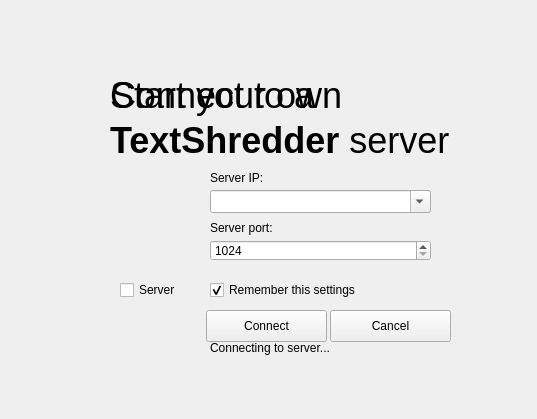
<?xml version="1.0" encoding="UTF-8"?>
<ui version="4.0">
 <class>MainWindow</class>
 <widget class="QMainWindow" name="MainWindow">
  <property name="geometry">
   <rect>
    <x>0</x>
    <y>0</y>
    <width>537</width>
    <height>419</height>
   </rect>
  </property>
  <property name="windowTitle">
   <string>TextShredder - Destiny</string>
  </property>
  <property name="windowOpacity">
   <double>1.000000000000000</double>
  </property>
  <widget class="QWidget" name="centralWidget">
   <widget class="QLabel" name="titleLabelClient">
    <property name="enabled">
     <bool>true</bool>
    </property>
    <property name="geometry">
     <rect>
      <x>110</x>
      <y>70</y>
      <width>451</width>
      <height>51</height>
     </rect>
    </property>
    <property name="font">
     <font>
      <pointsize>36</pointsize>
      <kerning>true</kerning>
     </font>
    </property>
    <property name="text">
     <string>&lt;!DOCTYPE HTML PUBLIC &quot;-//W3C//DTD HTML 4.0//EN&quot; &quot;http://www.w3.org/TR/REC-html40/strict.dtd&quot;&gt;
&lt;html&gt;&lt;head&gt;&lt;meta name=&quot;qrichtext&quot; content=&quot;1&quot; /&gt;&lt;style type=&quot;text/css&quot;&gt;
p, li { white-space: pre-wrap; }
&lt;/style&gt;&lt;/head&gt;&lt;body style=&quot; font-family:'Lucida Grande'; font-size:36px; font-weight:400; font-style:normal;&quot;&gt;
&lt;p style=&quot; margin-top:0px; margin-bottom:0px; margin-left:0px; margin-right:0px; -qt-block-indent:0; text-indent:0px;&quot;&gt;&lt;span style=&quot; font-family:'Cantarell';&quot;&gt;Connect to a&lt;/span&gt;&lt;/p&gt;&lt;/body&gt;&lt;/html&gt;</string>
    </property>
    <property name="textFormat">
     <enum>Qt::AutoText</enum>
    </property>
    <property name="scaledContents">
     <bool>false</bool>
    </property>
   </widget>
   <widget class="QSpinBox" name="serverPortInput">
    <property name="geometry">
     <rect>
      <x>210</x>
      <y>240</y>
      <width>221</width>
      <height>21</height>
     </rect>
    </property>
    <property name="minimum">
     <number>1024</number>
    </property>
    <property name="maximum">
     <number>9999</number>
    </property>
   </widget>
   <widget class="QLabel" name="serverIpLabel">
    <property name="geometry">
     <rect>
      <x>210</x>
      <y>170</y>
      <width>62</width>
      <height>16</height>
     </rect>
    </property>
    <property name="text">
     <string>Server IP:</string>
    </property>
   </widget>
   <widget class="QLabel" name="serverPortLabel">
    <property name="geometry">
     <rect>
      <x>210</x>
      <y>220</y>
      <width>81</width>
      <height>16</height>
     </rect>
    </property>
    <property name="text">
     <string>Server port:</string>
    </property>
   </widget>
   <widget class="QPushButton" name="connectButton">
    <property name="geometry">
     <rect>
      <x>206</x>
      <y>310</y>
      <width>121</width>
      <height>32</height>
     </rect>
    </property>
    <property name="text">
     <string>Connect</string>
    </property>
   </widget>
   <widget class="QPushButton" name="cancelButton">
    <property name="geometry">
     <rect>
      <x>330</x>
      <y>310</y>
      <width>121</width>
      <height>32</height>
     </rect>
    </property>
    <property name="text">
     <string>Cancel</string>
    </property>
   </widget>
   <widget class="QCheckBox" name="rememberSettingsInput">
    <property name="geometry">
     <rect>
      <x>210</x>
      <y>280</y>
      <width>221</width>
      <height>20</height>
     </rect>
    </property>
    <property name="text">
     <string>Remember this settings</string>
    </property>
    <property name="checked">
     <bool>true</bool>
    </property>
   </widget>
   <widget class="QCheckBox" name="isServerInput">
    <property name="geometry">
     <rect>
      <x>120</x>
      <y>280</y>
      <width>81</width>
      <height>20</height>
     </rect>
    </property>
    <property name="text">
     <string>Server</string>
    </property>
   </widget>
   <widget class="QLabel" name="avatarLabel">
    <property name="geometry">
     <rect>
      <x>110</x>
      <y>180</y>
      <width>81</width>
      <height>81</height>
     </rect>
    </property>
    <property name="text">
     <string/>
    </property>
    <property name="pixmap">
     <pixmap resource="images.qrc">:/ui/main/images/userfolder.svg</pixmap>
    </property>
    <property name="scaledContents">
     <bool>true</bool>
    </property>
   </widget>
   <widget class="QLabel" name="titleLabelServer">
    <property name="enabled">
     <bool>true</bool>
    </property>
    <property name="geometry">
     <rect>
      <x>110</x>
      <y>70</y>
      <width>451</width>
      <height>51</height>
     </rect>
    </property>
    <property name="font">
     <font>
      <pointsize>36</pointsize>
      <kerning>true</kerning>
     </font>
    </property>
    <property name="text">
     <string>&lt;!DOCTYPE HTML PUBLIC &quot;-//W3C//DTD HTML 4.0//EN&quot; &quot;http://www.w3.org/TR/REC-html40/strict.dtd&quot;&gt;
&lt;html&gt;&lt;head&gt;&lt;meta name=&quot;qrichtext&quot; content=&quot;1&quot; /&gt;&lt;style type=&quot;text/css&quot;&gt;
p, li { white-space: pre-wrap; }
&lt;/style&gt;&lt;/head&gt;&lt;body style=&quot; font-family:'Lucida Grande'; font-size:36px; font-weight:400; font-style:normal;&quot;&gt;
&lt;p style=&quot; margin-top:0px; margin-bottom:0px; margin-left:0px; margin-right:0px; -qt-block-indent:0; text-indent:0px;&quot;&gt;&lt;span style=&quot; font-family:'Cantarell'; font-size:36px;&quot;&gt;Start your own&lt;/span&gt;&lt;/p&gt;&lt;/body&gt;&lt;/html&gt;</string>
    </property>
    <property name="textFormat">
     <enum>Qt::AutoText</enum>
    </property>
    <property name="scaledContents">
     <bool>false</bool>
    </property>
   </widget>
   <widget class="QLabel" name="titleLabelHead">
    <property name="enabled">
     <bool>true</bool>
    </property>
    <property name="geometry">
     <rect>
      <x>110</x>
      <y>110</y>
      <width>451</width>
      <height>61</height>
     </rect>
    </property>
    <property name="font">
     <font>
      <pointsize>36</pointsize>
      <kerning>true</kerning>
     </font>
    </property>
    <property name="text">
     <string>&lt;!DOCTYPE HTML PUBLIC &quot;-//W3C//DTD HTML 4.0//EN&quot; &quot;http://www.w3.org/TR/REC-html40/strict.dtd&quot;&gt;
&lt;html&gt;&lt;head&gt;&lt;meta name=&quot;qrichtext&quot; content=&quot;1&quot; /&gt;&lt;style type=&quot;text/css&quot;&gt;
p, li { white-space: pre-wrap; }
&lt;/style&gt;&lt;/head&gt;&lt;body style=&quot; font-family:'Lucida Grande'; font-size:36px; font-weight:400; font-style:normal;&quot;&gt;
&lt;p style=&quot; margin-top:10px; margin-bottom:0px; margin-left:0px; margin-right:0px; -qt-block-indent:0; text-indent:0px;&quot;&gt;&lt;span style=&quot; font-family:'Cantarell'; font-weight:600;&quot;&gt;TextShredder&lt;/span&gt;&lt;span style=&quot; font-family:'Cantarell';&quot;&gt; server&lt;/span&gt;&lt;/p&gt;&lt;/body&gt;&lt;/html&gt;</string>
    </property>
    <property name="textFormat">
     <enum>Qt::AutoText</enum>
    </property>
    <property name="scaledContents">
     <bool>false</bool>
    </property>
   </widget>
   <widget class="QLabel" name="connectingLoader">
    <property name="enabled">
     <bool>true</bool>
    </property>
    <property name="geometry">
     <rect>
      <x>210</x>
      <y>340</y>
      <width>151</width>
      <height>16</height>
     </rect>
    </property>
    <property name="sizePolicy">
     <sizepolicy hsizetype="Preferred" vsizetype="Preferred">
      <horstretch>0</horstretch>
      <verstretch>0</verstretch>
     </sizepolicy>
    </property>
    <property name="sizeIncrement">
     <size>
      <width>0</width>
      <height>0</height>
     </size>
    </property>
    <property name="styleSheet">
     <string notr="true"/>
    </property>
    <property name="text">
     <string>Connecting to server...</string>
    </property>
    <property name="scaledContents">
     <bool>false</bool>
    </property>
   </widget>
   <widget class="QComboBox" name="serverIpInput">
    <property name="geometry">
     <rect>
      <x>210</x>
      <y>190</y>
      <width>221</width>
      <height>23</height>
     </rect>
    </property>
    <property name="editable">
     <bool>true</bool>
    </property>
   </widget>
  </widget>
  <action name="actionDsfdsfsdf">
   <property name="text">
    <string>dsfdsfsdf</string>
   </property>
  </action>
  <action name="actionDsfdsfdsf">
   <property name="text">
    <string>dsfdsfdsf</string>
   </property>
  </action>
 </widget>
 <layoutdefault spacing="6" margin="11"/>
 <resources>
  <include location="images.qrc"/>
 </resources>
 <connections/>
</ui>
